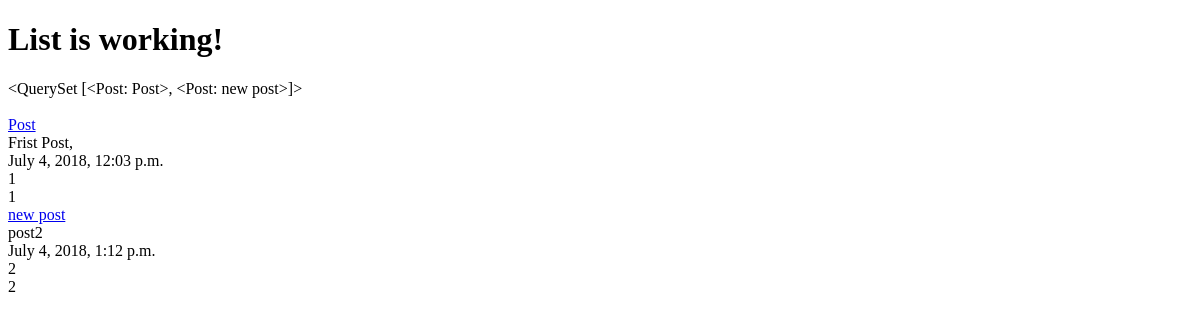
The app's page /posts/, older data.
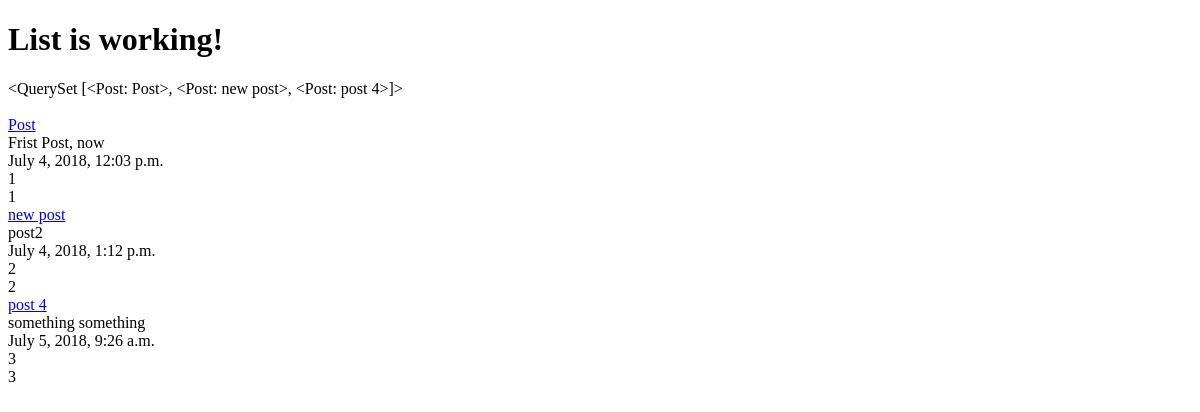
The same page, newer data.
### posts/models.py (models this page shows)
class Post(models.Model):
    title = models.CharField(max_length=120)
    content = models.TextField()
    updated = models.DateTimeField(auto_now=True, auto_now_add=False)
    timestamp = models.DateTimeField(auto_now=False, auto_now_add=True)
    def __unicode__(self):
        return self.title
    def get_absolute_url(self):
        return reverse('posts:detail', kwargs={'id': self.id})

### posts/views.py (the view)
def post_list(request):
    queryset = Post.objects.all()
    context = {
        'object_list': queryset,
        'title': "List"
    }
    return render(request, "index.html", context)

### templates/index.html (shortened to what this page needs)
<!DOCTYPE html>
<html lang="en">
<head>
</head>
<body>
<h1>{{ title }} is working!</h1>
{{ object_list }}<br><br>
{% for obj in object_list %}
<a href="{{ obj.get_absolute_url }}">{{ obj.title }}</a><br>
{{ obj.content }}<br>
{{ obj.timestamp }}<br>
{{ obj.id }}<br>
{{ obj.pk }}<br>
{% endfor %}
</body>
</html>

Row changes from the older to the newer data that the page shows:
changed Post "Post": title.title "<QuerySet [<Post: Post>, <Post: new post>]>" → "<QuerySet [<Post: Post>, <Post: new post>, <Post: post 4>]>"; content "Frist Post," → "Frist Post, now"
added Post: title "post 4", content "something something", timestamp "July 5, 2018, 9:26 a.m.", id "3", pk "3"
